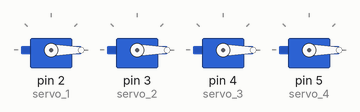
Bench run of a sketch on a simulated Arduino Uno, built with avr-gcc and run on an emulated ATmega328P. Parts: 4 × servo.

Above: at 0.05 s.
Timing chart, 0 to 3.0 s (numbered marks = the images above):
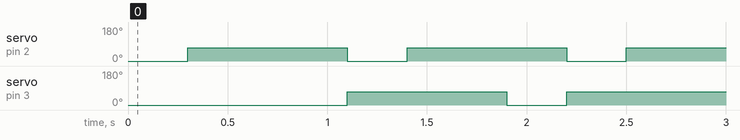

The sketch:

arthur_final.ino
```cpp
#include <Servo.h>

Servo servo_1;
Servo servo_2;
Servo servo_3;
Servo servo_4;


void setup()
{

  servo_1.attach(2);
  servo_2.attach(3);
  servo_3.attach(4);
  servo_4.attach(5);


  servo_1.write(0);
  servo_2.write(0);
  servo_3.write(0);
  servo_4.write(0);

}

void loop() {

    servo_1.write(0);
    delay(300);
    servo_1.write(70);
    delay(500);
    servo_2.write(0);
    delay(300);
    servo_2.write(70);


}
```

Measured:
- by itself, servo on pin 2 (servo_1), servo on pin 3 (servo_2): alternates 70° for 0.80 s and 0° for 0.30 s
